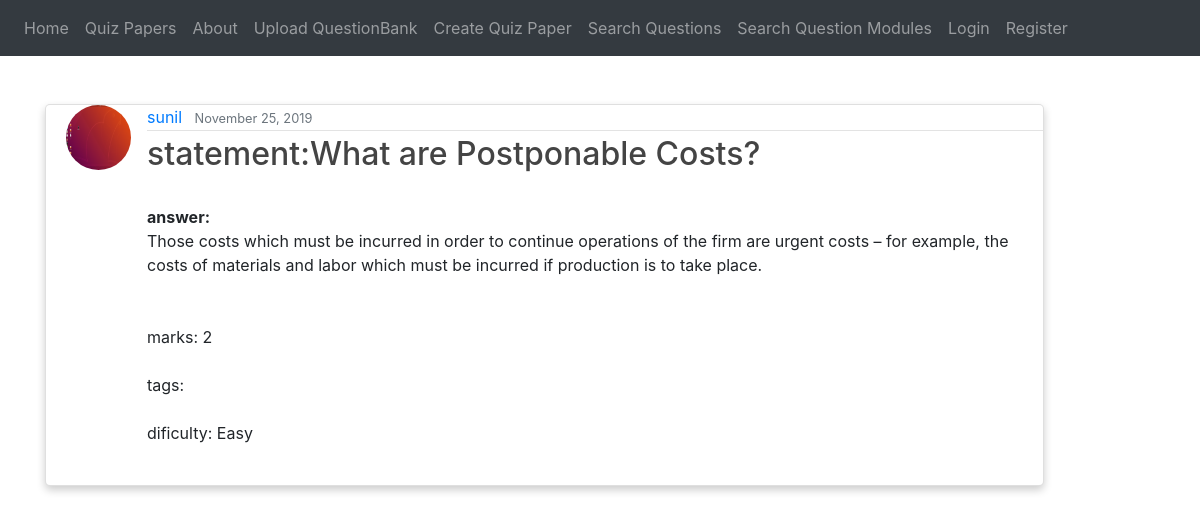
The app's page /post/qp/qb/45/?quiz=4 with its own data.
### blog/models.py (models this page shows, shortened)
class Question(models.Model):
    date_posted = models.DateTimeField(default=timezone.now)
    author = models.ForeignKey(User, on_delete=models.CASCADE) #If the user is deleted, its post will also be deleted
    statement = models.TextField()
    answer = models.TextField(blank=True, null=True)
    marks = models.PositiveIntegerField()
    chapter_tag = models.CharField(max_length=1000)
    section_tag = models.CharField(max_length=1000)
    parent = models.PositiveIntegerField(null=True)
    isRoot = models.IntegerField()
    difficulty_Choices = (("Easy","Easy"),("Medium", "Medium"), ("Hard","Hard"))
    difficulty = models.CharField(max_length=9, choices=difficulty_Choices, default="Medium")
    formfield_overrides = {
        models.CharField : {'widget': TextInput(attrs={'size':20})},
        models.TextField : {'widget': Textarea(attrs={'rows':4, 'cols':40})}
    }

### users/models.py (models this page shows, shortened)
class Profile(models.Model):
    user = models.OneToOneField(User, on_delete=models.CASCADE)
    image = models.ImageField(default='default.jpg', upload_to='profile_pics',
                              validators=[FileExtensionValidator(allowed_extensions=['jpg', 'png'])])

### blog/views.py (the view)
# urls.py: path('post/qp/qb/<int:pk>/', QuestionDetailViewQuiz.as_view(), name='postQuiz-detail'),
class QuestionDetailViewQuiz(DetailView):
    model = Question
    template_name = 'blog/quizquestion_detail.html'
    def get_context_data(self, **kwargs):
        context = super().get_context_data(**kwargs)
        context['title'] = "Question Details"
        return context

### blog/templates/blog/quizquestion_detail.html (shortened to what this page needs)
{% extends "blog/base.html" %}
{% block content %}
<br>
<br>
<div class="card">
  <article class="media content-section">
    <img class="rounded-circle article-img" width="10%" height="10%" src="{{ object.author.profile.image.url }}">
    <div class="media-body">
      <div class="article-metadata">
        <a class="mr-2" href="{{ request.scheme }}://{{ request.get_host }}{% url 'profile' %}">{{ object.author }}</a>
        <small class="text-muted">{{ object.date_posted|date:"F d, Y" }}</small>
        </div>
        <h2 class="article-title">statement:{{ object.statement }}</h2>
      <p class="article-content">
        <b>answer:</b><br>{{ object.answer }}<br><br>
        marks: {{ object.marks }}<br>
        tags: {{ object.tags }}<br>
        dificulty: {{ object.difficulty }}<br>
      </p>
      </div>
  </article>
</div>
{% endblock content %}

### blog/templates/blog/base.html (style rules this page uses)
.article-title { color: #444444; }
.article-content { white-space: pre-line; }
.article-img { height: 65px; width: 65px; margin-right: 16px; }
.article-metadata { padding-bottom: 1px; margin-bottom: 4px; border-bottom: 1px solid #e3e3e3 }
.card { box-shadow: 0 4px 8px 0 rgba(0,0,0,0.2); transition: 0.3s; width: 90%; border-radius: 5px; padding-left : 20px; }

### records on screen
Question: author.profile.image (picture), author "sunil", date_posted "November 25, 2019", statement "What are Postponable Costs?", answer "Those costs which must be incurred in order to continue operations of the firm are urgent costs – for example, the costs of materials and labor which must be incurred if production is to take place.", marks "2", difficulty "Easy"
